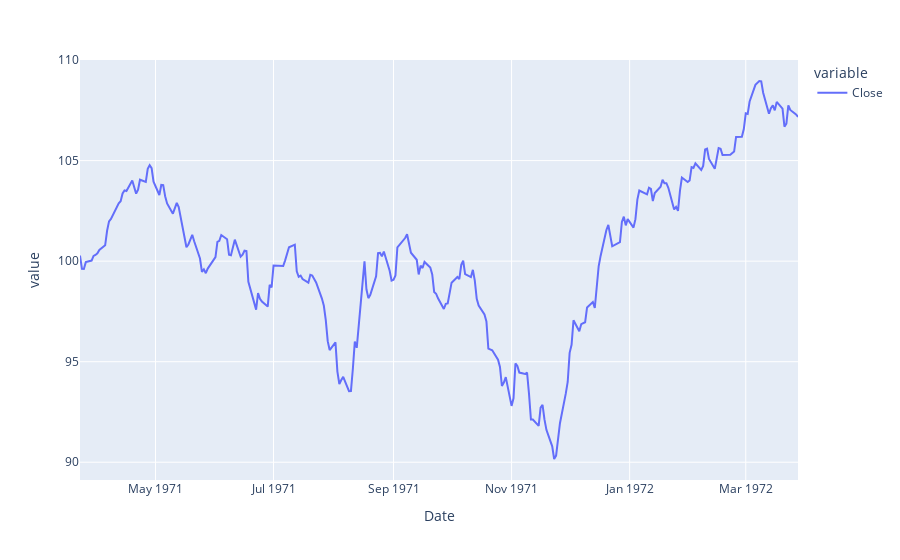

Notebook code cell kept with this figure:
### Code cell
period_start_date, period_end_date = '1971-03-23', '1971-10-20'
extra_charting_sessions = 160

chart_start_date = dt.datetime.strptime(period_start_date+' 00:00:00', '%Y-%m-%d %H:%M:%S')
chart_end_date = dt.datetime.strptime(period_end_date+' 00:00:00', '%Y-%m-%d %H:%M:%S') + dt.timedelta(extra_charting_sessions)
df1 = df[df.Date.between(chart_start_date, chart_end_date)]
df1.set_index('Date', inplace=True)
fig = px.line(df1.Close)
fig.show()

### Figure 1 — Plotly figure (JSON) as saved in the notebook; plotly's stock layout.template omitted (floating-point values rounded to 4 significant figures; data arrays with more than 128 entries replaced by an {"elided": "..."} marker saying what was removed)
{"data": [{"hovertemplate": "variable=Close<br>Date=%{x}<br>value=%{y}<extra></extra>", "legendgroup": "Close", "line": {"color": "#636efa", "dash": "solid"}, "marker": {"symbol": "circle"}, "mode": "lines", "name": "Close", "orientation": "v", "showlegend": true, "type": "scatter", "x": {"elided": "259 str values"}, "xaxis": "x", "y": {"elided": "259 float values"}, "yaxis": "y"}], "layout": {"legend": {"title": {"text": "variable"}, "tracegroupgap": 0}, "margin": {"t": 60}, "xaxis": {"anchor": "y", "domain": [0, 1], "title": {"text": "Date"}}, "yaxis": {"anchor": "x", "domain": [0, 1], "title": {"text": "value"}}}}
